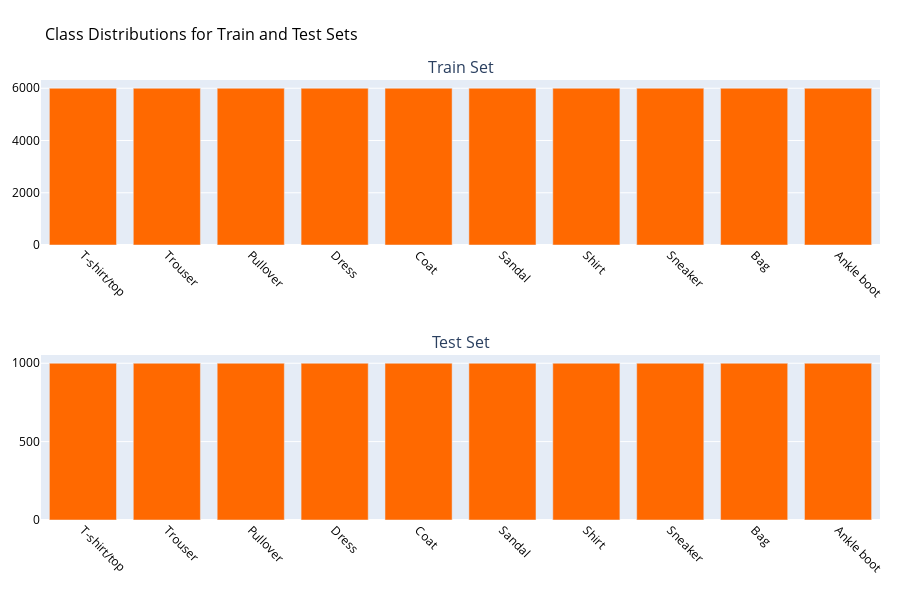

Notebook code cell kept with this figure:
### Markdown cell above
<div style="display: flex; justify-content: space-between; align-items: center; width: 100%;">
    <span style="color: #ff6900; font-size: 35px; font-weight: bold;">Class Distribution</span>
    <span style="text-align: right; font-size: 12px;">Isabel Janez | Judith Romer</span>
</div>

### Code cell
eda.plot_class_distribution(trainset, testset)

### Figure 1 — Plotly figure (JSON) as saved in the notebook; plotly's stock layout.template omitted (floating-point values rounded to 4 significant figures)
{"data": [{"marker": {"color": "#ff6900"}, "name": "Train Set", "type": "bar", "x": ["T-shirt/top", "Trouser", "Pullover", "Dress", "Coat", "Sandal", "Shirt", "Sneaker", "Bag", "Ankle boot"], "xaxis": "x", "y": [6000, 6000, 6000, 6000, 6000, 6000, 6000, 6000, 6000, 6000], "yaxis": "y"}, {"marker": {"color": "#ff6900"}, "name": "Test Set", "type": "bar", "x": ["T-shirt/top", "Trouser", "Pullover", "Dress", "Coat", "Sandal", "Shirt", "Sneaker", "Bag", "Ankle boot"], "xaxis": "x2", "y": [1000, 1000, 1000, 1000, 1000, 1000, 1000, 1000, 1000, 1000], "yaxis": "y2"}], "layout": {"annotations": [{"font": {"size": 16}, "showarrow": false, "text": "Train Set", "x": 0.5, "xanchor": "center", "xref": "paper", "y": 1, "yanchor": "bottom", "yref": "paper"}, {"font": {"size": 16}, "showarrow": false, "text": "Test Set", "x": 0.5, "xanchor": "center", "xref": "paper", "y": 0.375, "yanchor": "bottom", "yref": "paper"}], "barmode": "group", "height": 600, "margin": {"b": 80, "l": 30, "r": 20, "t": 80}, "showlegend": false, "title": {"font": {"color": "#000000", "size": 16}, "text": "Class Distributions for Train and Test Sets"}, "xaxis": {"anchor": "y", "domain": [0, 1], "tickangle": 45, "tickfont": {"color": "#000000"}}, "xaxis2": {"anchor": "y2", "domain": [0, 1], "tickangle": 45, "tickfont": {"color": "#000000"}}, "yaxis": {"anchor": "x", "domain": [0.625, 1], "tickfont": {"color": "#000000"}}, "yaxis2": {"anchor": "x2", "domain": [0, 0.375], "tickfont": {"color": "#000000"}}}}
